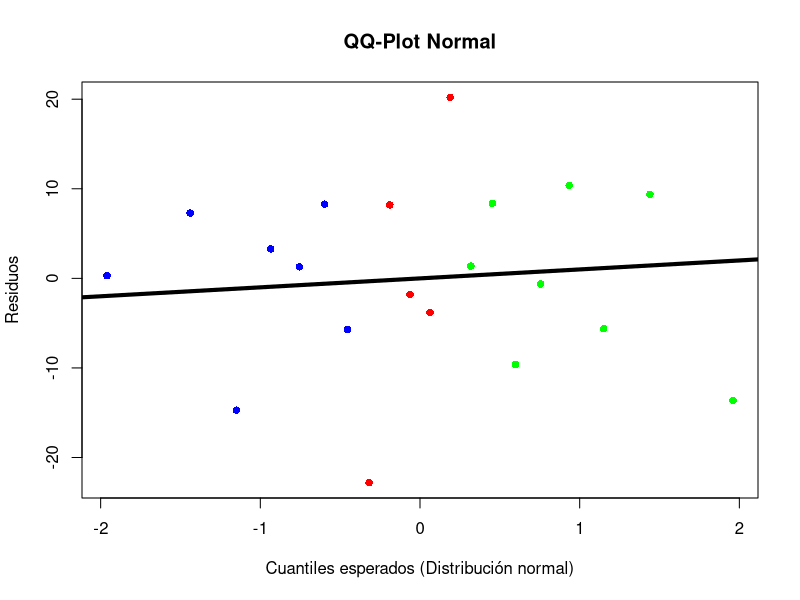

Here is the R script that generated this plot:
x1 <- c(22, 15, 37, 19, 21, 14, 28)
x2 <- c(54, 23, 33, 35, 11)
x3 <- c(40, 33, 51, 42, 31, 47, 32, 55)

# ----------------------- Inciso b
X <- cbind(x1, x2, x3) # matriz de datos

apply(X, 2, function(i) sum(2*i))

#SCE
promedio <- mean(X)
SCE <- sum(apply(X, 2, function(i) length(i)*(mean(i)-promedio)^2))

#SCD
SCDParciales <- apply(X, 2, function(i) (i-mean(i))^2)

SCD <- sum(SCDParciales)

SCTOTAL <- SCD + SCE

Fobs <- (SCE/ (3-1)) / (SCD / (20-3))


# ----------------------- Inciso c
residuosx1 <- mean(x1) - x1
residuosx2 <- mean(x2) - x2
residuosx3 <- mean(x3) - x3

residuos <- c(residuosx1, residuosx2, residuosx3)

programas <- factor(rep(c("Programa 1", "Programa 2", "Programa 3"), lengths(list(residuosx1, residuosx2, residuosx3))))

# Calcular los cuantiles esperados de una distribución normal
cuantiles_esperados <- qnorm(ppoints(length(residuos)))

# Crear el QQ-Plot Normal coloreando los puntos según el programa de origen
plot(cuantiles_esperados, residuos, xlab = "Cuantiles esperados (Distribución normal)",
     ylab = "Residuos", main = "QQ-Plot Normal", pch = 16)

# Agregar los puntos según el programa de origen con colores específicos
points(cuantiles_esperados[programas == "Programa 1"], residuos[programas == "Programa 1"], col = "blue", pch = 16)
points(cuantiles_esperados[programas == "Programa 2"], residuos[programas == "Programa 2"], col = "red", pch = 16)
points(cuantiles_esperados[programas == "Programa 3"], residuos[programas == "Programa 3"], col = "green", pch = 16)

# Agregar una línea de referencia para comparar con los puntos
abline(0, 1, col = "black", lwd=4)
